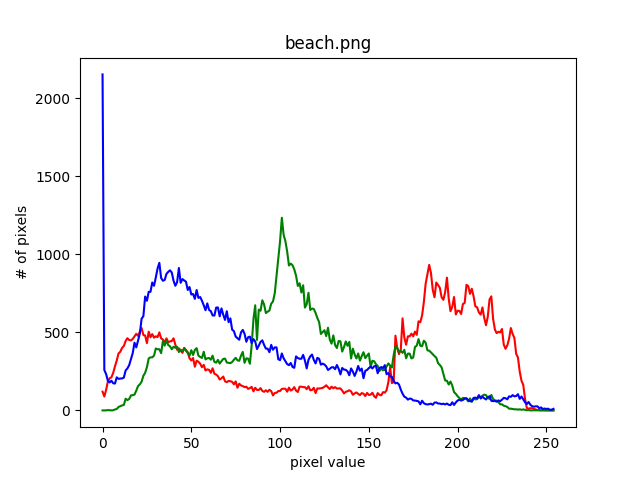
#> input picture sesh3-data/beach.png histogram.png, 640 x 480 px, given in place of coins.png, which was not available
$ jupyter execute session3.ipynb   (text cells are left out)
#> lines starting #> are read from the running program, lines starting #| are printed output that depends on the picture; pictures that were not available may be replaced by others from this repository, and a replacement may not be noted
[cell 1]
import os
import sys
sys.path.append('..')

import cv2
import numpy as np
from utils.imutils import jimshow as show
from utils.imutils import jimshow_channel as show_channel
import matplotlib.pyplot as plt

[cell 2]
filepath = os.path.join('..',
    '..',
    'cds-vis-data',
    'data',
    'img',
    'coins.png'
)

[cell 3]
image = cv2.imread(filepath)
#> image is the input picture: shape (480, 640, 3); mean B, G, R 248.1, 246.9, 247.9

[cell 4]
hist = cv2.calcHist([image], [0], None, [255], [0,256])
#> hist = 255 values, max 291839 at index 254, min 8 at index 160, mean 1204.7

[cell 5]
hist.shape
#> Out = (255, 1)

[cell 6]
plt.figure()

plt.plot(hist)

plt.title("blue channel")

plt.xlabel("pixel value")

plt.ylabel("# of pixels")

plt.show()
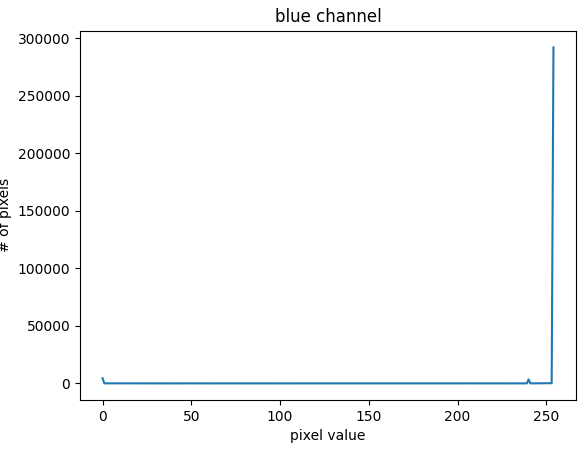
#> figure drawn by matplotlib, 1 panel; curve peaks at x = 254, y = 291839

[cell 7]
#using cv2.split
BLUE, GREEN, RED = cv2.split(image)
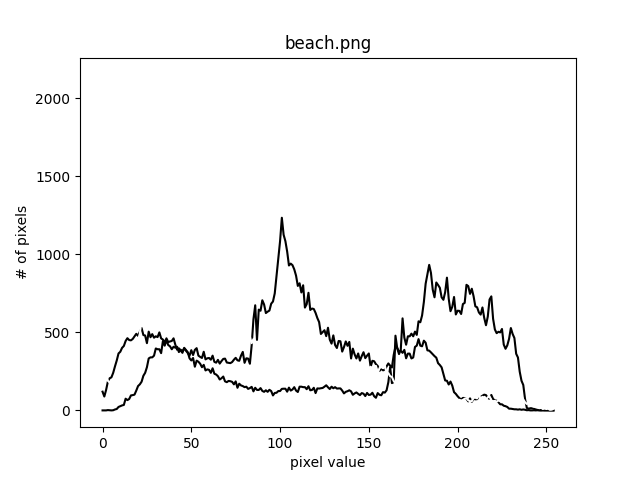
#> BLUE: shape (480, 640); min 0, max 255, mean 248.1
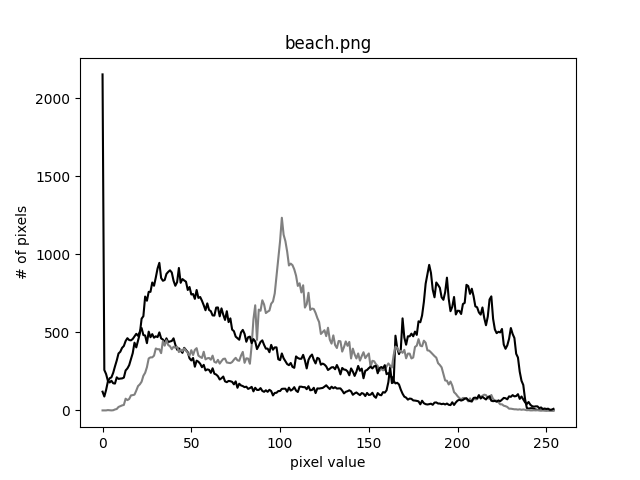
#> GREEN: shape (480, 640); min 0, max 255, mean 246.9
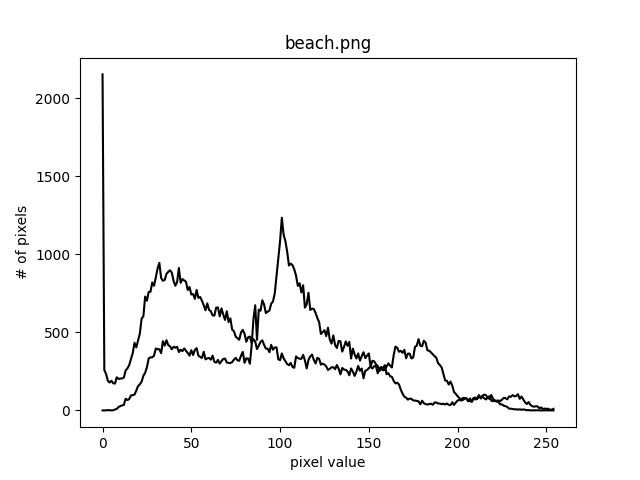
#> RED: shape (480, 640); min 0, max 255, mean 247.9

[cell 8]
# create tuples
channels = cv2.split(image)

# create colour tuple
colors = ("blue", "green", "red")

# create plot
plt.figure()

# title
plt.title("Color histograms")

# name of x axis
plt.xlabel("pixel value")

# name of y axis
plt.ylabel("# of pixels")

i = 0
for channel in channels:
    # histogram of values for single channel
    hist = cv2.calcHist([channel], [0], None, [255], [0,256])
    plt.plot(hist, color=colors[i])
    i += 1
#> this loop made 3 passes
#> after the loop, i = 3
plt.show()
#> figure, not shown here; curve peaks at x = 254, y = 291839; curve peaks at x = 254, y = 288052; curve peaks at x = 254, y = 291542

[cell 9]
filepath_1 = os.path.join(
    '..',
    '..',
    '..',
    'cds-vis-data',
    'data',
    'img',
    'trex.png'
)

filepath_2 = os.path.join(
    '..',
    '..',
    '..',
    'cds-vis-data',
    'data',
    'img',
    't-rex2.png'
)

[cell 10]
image_1 = cv2.imread(filepath_1)
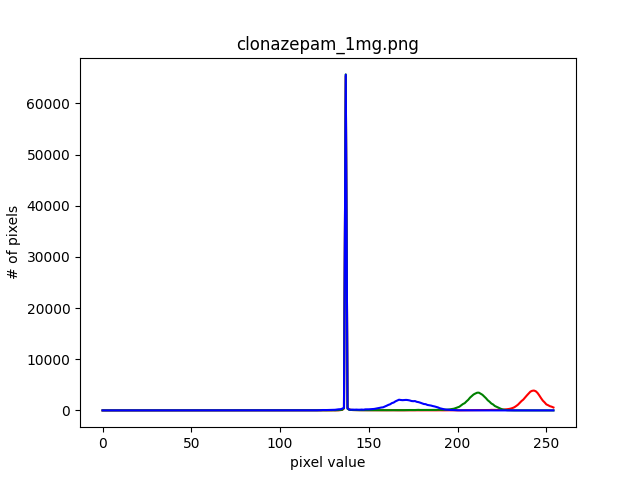
#> input picture sesh3-data/clonazepam_1mg.png histogram.png, 640 x 480 px, given in place of trex.png, which was not available
#> image_1 is the input picture: shape (480, 640, 3); mean B, G, R 250.6, 249.1, 249.1
image_2 = cv2.imread(filepath_2)

[cell 11]
hist_1 = cv2.calcHist([image_1], [0,1,2], None, [256,256,256], [0,256, 0,256, 0,256])
hist_2 = cv2.calcHist([image_2], [0,1,2], None, [256,256,256], [0,256, 0,256, 0,256])

[cell 12]
normalized_hist_1 = cv2.normalize(hist_1, hist_1, 0, 1.0, cv2.NORM_MINMAX)
normalized_hist_2 = cv2.normalize(hist_2, hist_2, 0, 1.0, cv2.NORM_MINMAX)

[cell 13]
round(cv2.compareHist(normalized_hist_1, normalized_hist_2, cv2.HISTCMP_CHISQR), 2)
#> Out = 0

[cell 14]
folderpath = os.path.join(
    '..',
    '..',
    '..',
    'cds-vis-data',
    'data',
    'img'
)

outputpath = os.path.join(
    '..',
    'sesh3-data'
)

images = os.listdir(folderpath)

[cell 15]
for image in images:
    filename = os.path.join(folderpath, image)
    print(filename)

    createimg = cv2.imread(filename)

    # create tuples
    channels = cv2.split(createimg)

    # create colour tuple
    colors = ("red", "green", "blue")

    # create plot
    plt.figure()

    # title
    plt.title(image)

    # name of x axis
    plt.xlabel("pixel value")

    # name of y axis
    plt.ylabel("# of pixels")

    i = 0

    for channel in channels:
        hist = cv2.calcHist([channel], [0], None, [255], [0,256])
        plt.plot(hist, color=colors[i])
        i += 1
#> after the loop, i = 3
    plt.savefig(f'../sesh3-data/{image} histogram.png')
#> figure, not shown here; curve peaks at x = 254, y = 291839; curve peaks at x = 254, y = 288052; curve peaks at x = 254, y = 291542
